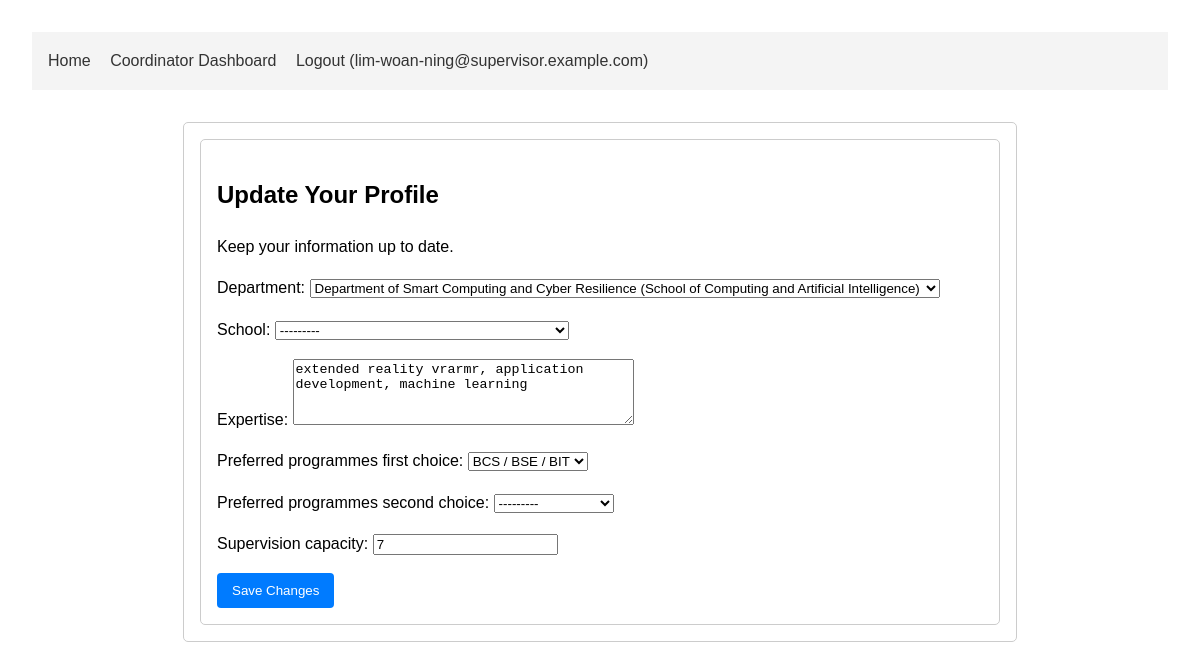
/dashboards/profile/update/ (signed in), run on the app's committed database.
### users/models.py (models this page shows, shortened)
class User(AbstractBaseUser, PermissionsMixin):
    email = models.EmailField(unique=True)
    is_active = models.BooleanField(default=True)
    is_staff = models.BooleanField(default=False)
    date_joined = models.DateTimeField(default=timezone.now)
    full_name = models.CharField(max_length=255, blank=False, null=False)
    USER_TYPE_CHOICES = (
        ('student', 'Student'),
        ('supervisor', 'Supervisor'),
    )
    user_type = models.CharField(max_length=10, choices=USER_TYPE_CHOICES)
    objects = UserManager()
    USERNAME_FIELD = 'email'
    REQUIRED_FIELDS = ['user_type']

class SupervisorProfile(models.Model):
    user = models.OneToOneField(settings.AUTH_USER_MODEL, on_delete=models.CASCADE, primary_key=True)
    department = models.ForeignKey(Department, on_delete=models.SET_NULL, null=True, related_name='supervisors')
    school = models.ForeignKey(School, on_delete=models.SET_NULL, null=True, related_name='supervisors')
    expertise = models.TextField(blank=True, null=True)
    preferred_programmes_first_choice = models.ForeignKey(ProgrammePreferenceGroup, on_delete=models.SET_NULL, null=True, related_name='supervisors_first_choice')
    preferred_programmes_second_choice = models.ForeignKey(ProgrammePreferenceGroup, on_delete=models.SET_NULL, null=True, related_name='supervisors_second_choice')
    supervision_capacity = models.PositiveIntegerField(default=0)
    standardised_expertise = models.TextField(blank=True, null=True)

### academics/models.py (models this page shows)
class Department(models.Model):
    name = models.CharField(max_length=100)
    school = models.ForeignKey(School, on_delete=models.CASCADE, related_name='departments', null=True, blank=True)
    faculty = models.ForeignKey(Faculty, on_delete=models.CASCADE, related_name='departments', null=True, blank=True)
    def __str__(self):
        return f"{self.name} ({self.school.name if self.school else self.faculty.name if self.faculty else 'No School or Faculty'})"

### dashboards/views.py (the view, shortened to what this page needs)
# urls.py: path('profile/update/', views.UpdateProfileView.as_view(), name='update_profile'),
@method_decorator(login_required, name='dispatch')
class UpdateProfileView(View):
    template_name = 'dashboard/update_profile.html'
    def get_form_and_instance(self, user):
        if user.user_type == 'supervisor':
            try:
                instance = user.supervisorprofile
            except SupervisorProfile.DoesNotExist:
                instance = None  # Form will create a new instance on POST
            return SupervisorProfileForm, instance
        elif user.user_type == 'student':
            try:
                instance = user.studentprofile
            except StudentProfile.DoesNotExist:
                instance = None  # Form will create a new instance on POST
            return StudentProfileForm, instance
        return None, None
    def get(self, request, *args, **kwargs):
        user = request.user
        form_class, instance = self.get_form_and_instance(user)
        if not form_class:
            messages.error(request, "You do not have a profile that can be updated.")
            return redirect('home') # e.g., a generic home page
        form = form_class(instance=instance)
        return render(request, self.template_name, {'form': form})

### users/forms.py
class SupervisorProfileForm(forms.ModelForm):
    class Meta:
        model = SupervisorProfile
        fields = [
            'department',
            'school',
            'expertise',
            'preferred_programmes_first_choice',
            'preferred_programmes_second_choice',
            'supervision_capacity',
        ]
        widgets = {
            'expertise': forms.Textarea(attrs={'rows': 4, 'placeholder': 'Comma-separated keywords for matching, e.g., AI, NLP, Computer Vision'}),
        }
    def __init__(self, *args, **kwargs):
        super().__init__(*args, **kwargs)
        self.fields['department'].queryset = Department.objects.all().order_by('name')
        self.fields['school'].queryset = School.objects.all().order_by('name')
        self.fields['preferred_programmes_first_choice'].queryset = ProgrammePreferenceGroup.objects.all().order_by('name')
        self.fields['preferred_programmes_second_choice'].queryset = ProgrammePreferenceGroup.objects.all().order_by('name')

### academics/models.py (called while the page is built)
    def __str__(self):
        return self.name

    def __str__(self):
        return f"{self.name}"

### templates/dashboard/update_profile.html (shortened to what this page needs)
{% extends "base.html" %}
{% block content %}
  <div class="container">
    <h2>Update Your Profile</h2>
    <p>Keep your information up to date.</p>
    <form method="post" novalidate>
      {{ form.as_p }}
      <button type="submit" class="btn btn-primary">Save Changes</button>
    </form>
  </div>
{% endblock %}

### templates/base.html (shortened to what this page needs)
<!DOCTYPE html>
<html lang="en">
<head>
</head>
<body>
    <nav>
        <a href="{% url 'home' %}">Home</a>
        {% if user.is_authenticated %}
            {% if user.user_type == 'student' %}
                <a href="{% url 'student_dashboard' %}">Student Dashboard</a>
            {% elif user.user_type == 'supervisor' and user.supervisorprofile.coordinatorprofile %}
                <a href="{% url 'coordinator_dashboard' %}">Coordinator Dashboard</a>
            {% elif user.user_type == 'supervisor' %}
                <a href="{% url 'supervisor_dashboard' %}">Supervisor Dashboard</a>
            {% endif %}
            <form class="logout-form" action="{% url 'logout' %}" method="post">
                <button type="submit" class="logout-button">Logout ({{ user.email }})</button>
            </form>
        {% else %}
            <a href="{% url 'login' %}">Login</a>
        {% endif %}
    </nav>
    <div class="container">
        {% block content %}
        {% endblock %}
    </div>
</body>
</html>

### templates/base.html (style rules this page uses)
body { font-family: sans-serif; line-height: 1.6; margin: 2em; }
.container { max-width: 800px; margin: auto; padding: 1em; border: 1px solid #ccc; border-radius: 5px; }
button { padding: 10px 15px; background-color: #007bff; color: white; border: none; cursor: pointer; border-radius: 4px; }
nav { background: #f4f4f4; padding: 1em; margin-bottom: 2em; }
nav a { margin-right: 15px; text-decoration: none; color: #333; }
.logout-form { display: inline; margin: 0; padding: 0; }
.logout-button { background: none; border: none; padding: 0; font: inherit; color: #333; text-decoration: none; cursor: pointer; margin-right: 15px; }

### data on the page
User: email "lim-woan-ning@supervisor.example.com"
SupervisorProfile: department "Department of Smart Computing and Cyber Resilience (School of Computing and Artificial Intelligence)", expertise "extended reality vrarmr, application development, machine learning", preferred_programmes_first_choice "BCS / BSE / BIT", preferred_programmes_second_choice "---------", supervision_capacity "7"
Department: school "---------"
